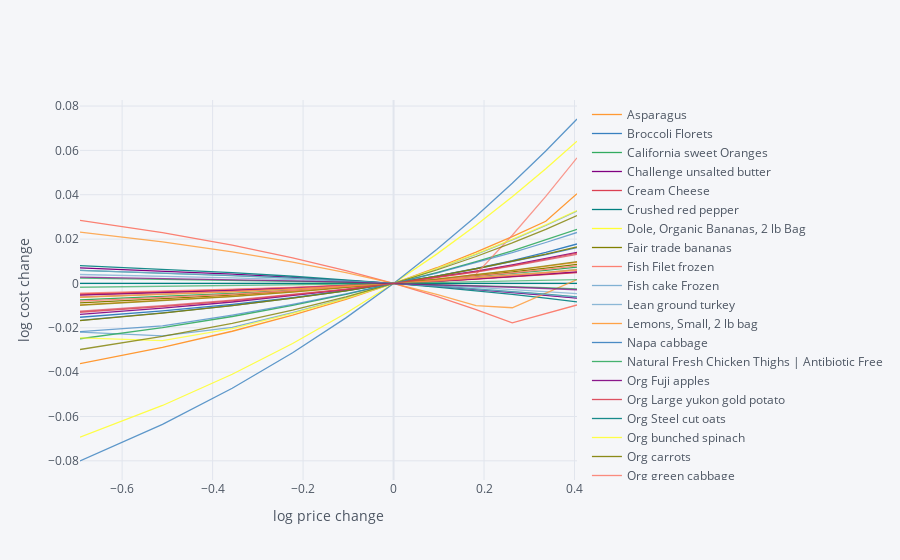

The notebook cell saved with this chart:
### Markdown cell above
If the price of a particular kind of food changes, how much does the price of the diet change? The code below creates a graph which changes prices away from the `base’ case one food at a time, and plots changes in total diet cost.

### Code cell
import cufflinks as cf
cf.go_offline()

scale = [.5,.6,.7,.8,.9,1.,1.1,1.2,1.3,1.4,1.5]

cost0 = solve_subsistence_problem(FoodNutrients,Prices,bmin[group],bmax[group],tol=tol).fun

Price_response={}
for s in scale:
    cost = {}
    for i,p in enumerate(Prices):
        my_p = Prices.copy()
        my_p[i] = p*s
        result = solve_subsistence_problem(FoodNutrients,my_p, bmin[group], bmax[group],tol=tol)
        cost[Prices.index[i]] = np.log(result.fun/cost0)
    Price_response[np.log(s)] = cost

Price_response = pd.DataFrame(Price_response).T
Price_response.iplot(xTitle='log price change',yTitle='log cost change')

### Figure 1 — Plotly figure (JSON) as saved in the notebook; plotly's stock layout.template omitted (floating-point values rounded to 4 significant figures)
{"data": [{"line": {"color": "rgba(255, 153, 51, 1.0)", "dash": "solid", "shape": "linear", "width": 1.3}, "mode": "lines", "name": "Asparagus", "text": "", "type": "scatter", "x": [-0.6931, -0.5108, -0.3567, -0.2231, -0.1054, 0, 0.09531, 0.1823, 0.2624, 0.3365, 0.4055], "y": [-0.03619, -0.02885, -0.02156, -0.01432, -0.007135, 0, 0.007085, 0.01412, 0.02111, 0.02805, 0.04044]}, {"line": {"color": "rgba(55, 128, 191, 1.0)", "dash": "solid", "shape": "linear", "width": 1.3}, "mode": "lines", "name": "Broccoli Florets", "text": "", "type": "scatter", "x": [-0.6931, -0.5108, -0.3567, -0.2231, -0.1054, 0, 0.09531, 0.1823, 0.2624, 0.3365, 0.4055], "y": [-0.01524, -0.01236, -0.009404, -0.006362, -0.003229, 0, 0.003331, 0.00677, 0.01032, 0.014, 0.01779]}, {"line": {"color": "rgba(50, 171, 96, 1.0)", "dash": "solid", "shape": "linear", "width": 1.3}, "mode": "lines", "name": "California sweet Oranges", "text": "", "type": "scatter", "x": [-0.6931, -0.5108, -0.3567, -0.2231, -0.1054, 0, 0.09531, 0.1823, 0.2624, 0.3365, 0.4055], "y": [-0.007448, -0.005954, -0.004461, -0.002972, -0.001485, 0, 0.001482, 0.002962, 0.004439, 0.005914, 0.007386]}, {"line": {"color": "rgba(128, 0, 128, 1.0)", "dash": "solid", "shape": "linear", "width": 1.3}, "mode": "lines", "name": "Challenge unsalted butter", "text": "", "type": "scatter", "x": [-0.6931, -0.5108, -0.3567, -0.2231, -0.1054, 0, 0.09531, 0.1823, 0.2624, 0.3365, 0.4055], "y": [0.00702, 0.005588, 0.004169, 0.002765, 0.001375, 0, -0.00136, -0.002704, -0.004032, -0.005344, -0.006639]}, {"line": {"color": "rgba(219, 64, 82, 1.0)", "dash": "solid", "shape": "linear", "width": 1.3}, "mode": "lines", "name": "Cream Cheese", "text": "", "type": "scatter", "x": [-0.6931, -0.5108, -0.3567, -0.2231, -0.1054, 0, 0.09531, 0.1823, 0.2624, 0.3365, 0.4055], "y": [-0.004693, -0.003774, -0.002845, -0.001907, -0.0009582, 0, 0.0009678, 0.001945, 0.002932, 0.003928, 0.004933]}, {"line": {"color": "rgba(0, 128, 128, 1.0)", "dash": "solid", "shape": "linear", "width": 1.3}, "mode": "lines", "name": "Crushed red pepper ", "text": "", "type": "scatter", "x": [-0.6931, -0.5108, -0.3567, -0.2231, -0.1054, 0, 0.09531, 0.1823, 0.2624, 0.3365, 0.4055], "y": [0, 0, 0, 0, 0, 0, 0, 0, 0, 0, 0]}, {"line": {"color": "rgba(255, 255, 51, 1.0)", "dash": "solid", "shape": "linear", "width": 1.3}, "mode": "lines", "name": "Dole, Organic Bananas, 2 lb Bag", "text": "", "type": "scatter", "x": [-0.6931, -0.5108, -0.3567, -0.2231, -0.1054, 0, 0.09531, 0.1823, 0.2624, 0.3365, 0.4055], "y": [-0.00617, -0.004932, -0.003696, -0.002462, -0.00123, 0, 0.001228, 0.002454, 0.003678, 0.0049, 0.00612]}, {"line": {"color": "rgba(128, 128, 0, 1.0)", "dash": "solid", "shape": "linear", "width": 1.3}, "mode": "lines", "name": "Fair trade bananas", "text": "", "type": "scatter", "x": [-0.6931, -0.5108, -0.3567, -0.2231, -0.1054, 0, 0.09531, 0.1823, 0.2624, 0.3365, 0.4055], "y": [-0.008739, -0.006983, -0.005231, -0.003484, -0.00174, 0, 0.001736, 0.003467, 0.005195, 0.006919, 0.008638]}, {"line": {"color": "rgba(251, 128, 114, 1.0)", "dash": "solid", "shape": "linear", "width": 1.3}, "mode": "lines", "name": "Fish Filet frozen", "text": "", "type": "scatter", "x": [-0.6931, -0.5108, -0.3567, -0.2231, -0.1054, 0, 0.09531, 0.1823, 0.2624, 0.3365, 0.4055], "y": [0.02848, 0.0229, 0.01726, 0.01156, 0.005812, 0, -0.005872, -0.01181, -0.0178, -0.01376, -0.009721]}, {"line": {"color": "rgba(128, 177, 211, 1.0)", "dash": "solid", "shape": "linear", "width": 1.3}, "mode": "lines", "name": "Fish cake Frozen", "text": "", "type": "scatter", "x": [-0.6931, -0.5108, -0.3567, -0.2231, -0.1054, 0, 0.09531, 0.1823, 0.2624, 0.3365, 0.4055], "y": [-0.022, -0.02365, -0.01978, -0.01317, -0.006577, 0, 0.00656, 0.0131, 0.01963, 0.02613, 0.03262]}, {"line": {"color": "rgba(128, 177, 211, 0.8999999999999999)", "dash": "solid", "shape": "linear", "width": 1.3}, "mode": "lines", "name": "Lean ground turkey", "text": "", "type": "scatter", "x": [-0.6931, -0.5108, -0.3567, -0.2231, -0.1054, 0, 0.09531, 0.1823, 0.2624, 0.3365, 0.4055], "y": [-0.006194, -0.004962, -0.003727, -0.002488, -0.001246, 0, 0.00125, 0.002503, 0.003759, 0.005019, 0.006283]}, {"line": {"color": "rgba(255, 153, 51, 0.8999999999999999)", "dash": "solid", "shape": "linear", "width": 1.3}, "mode": "lines", "name": "Lemons, Small, 2 lb bag", "text": "", "type": "scatter", "x": [-0.6931, -0.5108, -0.3567, -0.2231, -0.1054, 0, 0.09531, 0.1823, 0.2624, 0.3365, 0.4055], "y": [-0.009642, -0.007706, -0.005775, -0.003846, -0.001921, 0, 0.001918, 0.003832, 0.005743, 0.00765, 0.009554]}, {"line": {"color": "rgba(55, 128, 191, 0.8999999999999999)", "dash": "solid", "shape": "linear", "width": 1.3}, "mode": "lines", "name": "Napa cabbage", "text": "", "type": "scatter", "x": [-0.6931, -0.5108, -0.3567, -0.2231, -0.1054, 0, 0.09531, 0.1823, 0.2624, 0.3365, 0.4055], "y": [-0.01669, -0.01331, -0.009954, -0.006616, -0.003298, 0, 0.003278, 0.006535, 0.009774, 0.01299, 0.01619]}, {"line": {"color": "rgba(50, 171, 96, 0.8999999999999999)", "dash": "solid", "shape": "linear", "width": 1.3}, "mode": "lines", "name": "Natural Fresh Chicken Thighs | Antibiotic Free", "text": "", "type": "scatter", "x": [-0.6931, -0.5108, -0.3567, -0.2231, -0.1054, 0, 0.09531, 0.1823, 0.2624, 0.3365, 0.4055], "y": [-0.02495, -0.01992, -0.0149, -0.009913, -0.004945, 0, 0.004923, 0.009823, 0.0147, 0.01956, 0.02439]}, {"line": {"color": "rgba(128, 0, 128, 0.8999999999999999)", "dash": "solid", "shape": "linear", "width": 1.3}, "mode": "lines", "name": "Org Fuji apples", "text": "", "type": "scatter", "x": [-0.6931, -0.5108, -0.3567, -0.2231, -0.1054, 0, 0.09531, 0.1823, 0.2624, 0.3365, 0.4055], "y": [-0.01395, -0.01117, -0.008376, -0.005585, -0.002793, 0, 0.002795, 0.005592, 0.00839, 0.01119, 0.01399]}, {"line": {"color": "rgba(219, 64, 82, 0.8999999999999999)", "dash": "solid", "shape": "linear", "width": 1.3}, "mode": "lines", "name": "Org Large yukon gold potato", "text": "", "type": "scatter", "x": [-0.6931, -0.5108, -0.3567, -0.2231, -0.1054, 0, 0.09531, 0.1823, 0.2624, 0.3365, 0.4055], "y": [-0.005161, -0.004121, -0.003085, -0.002053, -0.001024, 0, 0.00102, 0.002037, 0.003049, 0.004058, 0.005063]}, {"line": {"color": "rgba(0, 128, 128, 0.8999999999999999)", "dash": "solid", "shape": "linear", "width": 1.3}, "mode": "lines", "name": "Org Steel cut oats", "text": "", "type": "scatter", "x": [-0.6931, -0.5108, -0.3567, -0.2231, -0.1054, 0, 0.09531, 0.1823, 0.2624, 0.3365, 0.4055], "y": [0.008058, 0.006465, 0.004862, 0.003251, 0.00163, 0, -0.001639, -0.003288, -0.004947, -0.006614, -0.008292]}, {"line": {"color": "rgba(255, 255, 51, 0.8999999999999999)", "dash": "solid", "shape": "linear", "width": 1.3}, "mode": "lines", "name": "Org bunched spinach", "text": "", "type": "scatter", "x": [-0.6931, -0.5108, -0.3567, -0.2231, -0.1054, 0, 0.09531, 0.1823, 0.2624, 0.3365, 0.4055], "y": [-0.06934, -0.05502, -0.04094, -0.02707, -0.01343, 0, 0.01322, 0.02625, 0.03908, 0.05171, 0.06417]}, {"line": {"color": "rgba(128, 128, 0, 0.8999999999999999)", "dash": "solid", "shape": "linear", "width": 1.3}, "mode": "lines", "name": "Org carrots", "text": "", "type": "scatter", "x": [-0.6931, -0.5108, -0.3567, -0.2231, -0.1054, 0, 0.09531, 0.1823, 0.2624, 0.3365, 0.4055], "y": [-0.01676, -0.01338, -0.01002, -0.006666, -0.003327, 0, 0.003315, 0.006617, 0.009908, 0.01319, 0.01645]}, {"line": {"color": "rgba(251, 128, 114, 0.8999999999999999)", "dash": "solid", "shape": "linear", "width": 1.3}, "mode": "lines", "name": "Org green cabbage", "text": "", "type": "scatter", "x": [-0.6931, -0.5108, -0.3567, -0.2231, -0.1054, 0, 0.09531, 0.1823, 0.2624, 0.3365, 0.4055], "y": [-0.007992, -0.006388, -0.004787, -0.003188, -0.001593, 0, 0.00159, 0.003177, 0.004761, 0.006343, 0.007922]}, {"line": {"color": "rgba(251, 128, 114, 0.7999999999999998)", "dash": "solid", "shape": "linear", "width": 1.3}, "mode": "lines", "name": "Org large mushrooms", "text": "", "type": "scatter", "x": [-0.6931, -0.5108, -0.3567, -0.2231, -0.1054, 0, 0.09531, 0.1823, 0.2624, 0.3365, 0.4055], "y": [-0.004356, -0.003482, -0.002614, -0.001748, -0.000878, 0, 0.0008918, 0.004148, 0.02173, 0.03924, 0.05665]}, {"line": {"color": "rgba(128, 177, 211, 0.7999999999999998)", "dash": "solid", "shape": "linear", "width": 1.3}, "mode": "lines", "name": "Org mandarin", "text": "", "type": "scatter", "x": [-0.6931, -0.5108, -0.3567, -0.2231, -0.1054, 0, 0.09531, 0.1823, 0.2624, 0.3365, 0.4055], "y": [0.004024, 0.003262, 0.00248, 0.001675, 0.0008487, 0, -0.0008712, -0.001765, -0.002682, -0.003623, -0.004587]}, {"line": {"color": "rgba(255, 153, 51, 0.7999999999999998)", "dash": "solid", "shape": "linear", "width": 1.3}, "mode": "lines", "name": "Org yellow onions", "text": "", "type": "scatter", "x": [-0.6931, -0.5108, -0.3567, -0.2231, -0.1054, 0, 0.09531, 0.1823, 0.2624, 0.3365, 0.4055], "y": [0.02318, 0.01874, 0.0142, 0.009569, 0.004836, 0, -0.00494, -0.009987, -0.01097, -0.004546, 0.00174]}, {"line": {"color": "rgba(55, 128, 191, 0.7999999999999998)", "dash": "solid", "shape": "linear", "width": 1.3}, "mode": "lines", "name": "Org zucchini", "text": "", "type": "scatter", "x": [-0.6931, -0.5108, -0.3567, -0.2231, -0.1054, 0, 0.09531, 0.1823, 0.2624, 0.3365, 0.4055], "y": [-0.08006, -0.06353, -0.04727, -0.03127, -0.01551, 0, 0.01527, 0.03032, 0.04514, 0.05975, 0.07415]}, {"line": {"color": "rgba(50, 171, 96, 0.7999999999999998)", "dash": "solid", "shape": "linear", "width": 1.3}, "mode": "lines", "name": "Organic rice", "text": "", "type": "scatter", "x": [-0.6931, -0.5108, -0.3567, -0.2231, -0.1054, 0, 0.09531, 0.1823, 0.2624, 0.3365, 0.4055], "y": [0.002412, 0.00193, 0.001448, 0.0009658, 0.000483, 0, -0.0004833, -0.000967, -0.001451, -0.001935, -0.00242]}, {"line": {"color": "rgba(128, 0, 128, 0.7999999999999998)", "dash": "solid", "shape": "linear", "width": 1.3}, "mode": "lines", "name": "Ottogi Gold Mayonnaise", "text": "", "type": "scatter", "x": [-0.6931, -0.5108, -0.3567, -0.2231, -0.1054, 0, 0.09531, 0.1823, 0.2624, 0.3365, 0.4055], "y": [-0.005294, -0.00423, -0.003168, -0.002109, -0.001053, 0, 0.00105, 0.002098, 0.003143, 0.004184, 0.005223]}, {"line": {"color": "rgba(219, 64, 82, 0.7999999999999998)", "dash": "solid", "shape": "linear", "width": 1.3}, "mode": "lines", "name": "Pork belly skin on thick", "text": "", "type": "scatter", "x": [-0.6931, -0.5108, -0.3567, -0.2231, -0.1054, 0, 0.09531, 0.1823, 0.2624, 0.3365, 0.4055], "y": [-0.01299, -0.01042, -0.007844, -0.005249, -0.002636, 0, 0.002661, 0.005351, 0.008074, 0.01083, 0.01363]}, {"line": {"color": "rgba(0, 128, 128, 0.7999999999999998)", "dash": "solid", "shape": "linear", "width": 1.3}, "mode": "lines", "name": "Rotisserie Chicken", "text": "", "type": "scatter", "x": [-0.6931, -0.5108, -0.3567, -0.2231, -0.1054, 0, 0.09531, 0.1823, 0.2624, 0.3365, 0.4055], "y": [0.0059, 0.004734, 0.003561, 0.002381, 0.001194, 0, -0.001201, -0.002409, -0.003623, -0.004845, -0.006075]}, {"line": {"color": "rgba(255, 255, 51, 0.7999999999999998)", "dash": "solid", "shape": "linear", "width": 1.3}, "mode": "lines", "name": "Sajo Light Tuna", "text": "", "type": "scatter", "x": [-0.6931, -0.5108, -0.3567, -0.2231, -0.1054, 0, 0.09531, 0.1823, 0.2624, 0.3365, 0.4055], "y": [-0.02456, -0.02581, -0.02035, -0.01352, -0.006731, 0, 0.006679, 0.01331, 0.01988, 0.02641, 0.03288]}, {"line": {"color": "rgba(128, 128, 0, 0.7999999999999998)", "dash": "solid", "shape": "linear", "width": 1.3}, "mode": "lines", "name": "Salted shrimp", "text": "", "type": "scatter", "x": [-0.6931, -0.5108, -0.3567, -0.2231, -0.1054, 0, 0.09531, 0.1823, 0.2624, 0.3365, 0.4055], "y": [-0.02979, -0.0239, -0.01798, -0.01202, -0.006028, 0, 0.00606, 0.01215, 0.01827, 0.02441, 0.03059]}, {"line": {"color": "rgba(128, 128, 0, 0.7)", "dash": "solid", "shape": "linear", "width": 1.3}, "mode": "lines", "name": "Sanuki Udon", "text": "", "type": "scatter", "x": [-0.6931, -0.5108, -0.3567, -0.2231, -0.1054, 0, 0.09531, 0.1823, 0.2624, 0.3365, 0.4055], "y": [-0.009832, -0.007868, -0.005902, -0.003936, -0.001968, 0, 0.001969, 0.003939, 0.00591, 0.007882, 0.009854]}, {"line": {"color": "rgba(251, 128, 114, 0.7)", "dash": "solid", "shape": "linear", "width": 1.3}, "mode": "lines", "name": "Wonderful Halos Mandarins, 3lb Bag", "text": "", "type": "scatter", "x": [-0.6931, -0.5108, -0.3567, -0.2231, -0.1054, 0, 0.09531, 0.1823, 0.2624, 0.3365, 0.4055], "y": [-0.006085, -0.004849, -0.003622, -0.002405, -0.001198, 0, 0.001188, 0.002367, 0.003537, 0.004698, 0.005849]}, {"line": {"color": "rgba(128, 177, 211, 0.7)", "dash": "solid", "shape": "linear", "width": 1.3}, "mode": "lines", "name": "boneless skinless chicken breast", "text": "", "type": "scatter", "x": [-0.6931, -0.5108, -0.3567, -0.2231, -0.1054, 0, 0.09531, 0.1823, 0.2624, 0.3365, 0.4055], "y": [0.005909, 0.004759, 0.003592, 0.002411, 0.001213, 0, -0.001229, -0.002475, -0.003736, -0.005014, -0.006308]}, {"line": {"color": "rgba(255, 153, 51, 0.7)", "dash": "solid", "shape": "linear", "width": 1.3}, "mode": "lines", "name": "cheddar cheese", "text": "", "type": "scatter", "x": [-0.6931, -0.5108, -0.3567, -0.2231, -0.1054, 0, 0.09531, 0.1823, 0.2624, 0.3365, 0.4055], "y": [-0.00631, -0.005045, -0.003782, -0.00252, -0.001259, 0, 0.001258, 0.002514, 0.003768, 0.005022, 0.006274]}, {"line": {"color": "rgba(55, 128, 191, 0.7)", "dash": "solid", "shape": "linear", "width": 1.3}, "mode": "lines", "name": "chicken breast ", "text": "", "type": "scatter", "x": [-0.6931, -0.5108, -0.3567, -0.2231, -0.1054, 0, 0.09531, 0.1823, 0.2624, 0.3365, 0.4055], "y": [-0.02171, -0.0191, -0.01427, -0.00947, -0.004714, 0, 0.004674, 0.009309, 0.0139, 0.01846, 0.02298]}, {"line": {"color": "rgba(50, 171, 96, 0.7)", "dash": "solid", "shape": "linear", "width": 1.3}, "mode": "lines", "name": "green bell peppers", "text": "", "type": "scatter", "x": [-0.6931, -0.5108, -0.3567, -0.2231, -0.1054, 0, 0.09531, 0.1823, 0.2624, 0.3365, 0.4055], "y": [-0.001711, -0.001369, -0.001027, -0.0006847, -0.0003424, 0, 0.0003425, 0.0006851, 0.001028, 0.001371, 0.001714]}, {"line": {"color": "rgba(128, 0, 128, 0.7)", "dash": "solid", "shape": "linear", "width": 1.3}, "mode": "lines", "name": "ground beef", "text": "", "type": "scatter", "x": [-0.6931, -0.5108, -0.3567, -0.2231, -0.1054, 0, 0.09531, 0.1823, 0.2624, 0.3365, 0.4055], "y": [0.002845, 0.002277, 0.001708, 0.001139, 0.0005699, 0, -0.0005704, -0.001141, -0.001712, -0.002284, -0.002856]}, {"line": {"color": "rgba(219, 64, 82, 0.7)", "dash": "solid", "shape": "linear", "width": 1.3}, "mode": "lines", "name": "pork belly skinless thin", "text": "", "type": "scatter", "x": [-0.6931, -0.5108, -0.3567, -0.2231, -0.1054, 0, 0.09531, 0.1823, 0.2624, 0.3365, 0.4055], "y": [-0.01254, -0.01006, -0.007566, -0.005061, -0.00254, 0, 0.002562, 0.00515, 0.007766, 0.01041, 0.0131]}], "layout": {"legend": {"bgcolor": "#F5F6F9", "font": {"color": "#4D5663"}}, "paper_bgcolor": "#F5F6F9", "plot_bgcolor": "#F5F6F9", "title": {"font": {"color": "#4D5663"}}, "xaxis": {"gridcolor": "#E1E5ED", "showgrid": true, "tickfont": {"color": "#4D5663"}, "title": {"font": {"color": "#4D5663"}, "text": "log price change"}, "zerolinecolor": "#E1E5ED"}, "yaxis": {"gridcolor": "#E1E5ED", "showgrid": true, "tickfont": {"color": "#4D5663"}, "title": {"font": {"color": "#4D5663"}, "text": "log cost change"}, "zerolinecolor": "#E1E5ED"}}}
